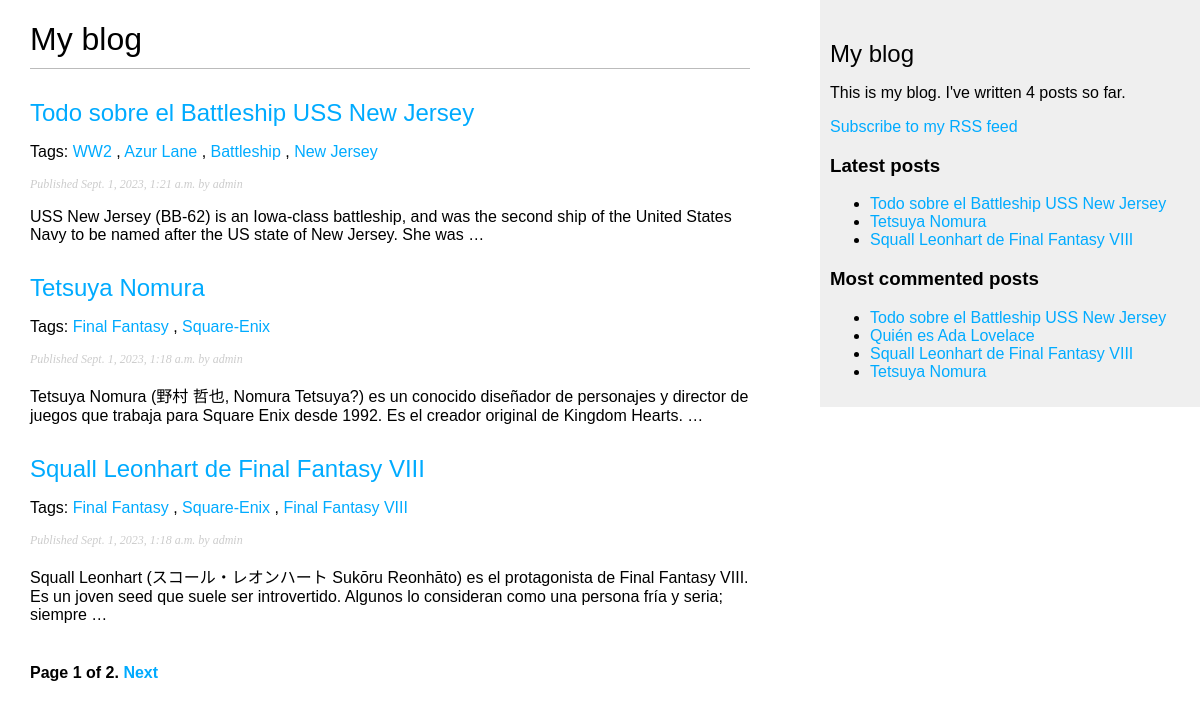
The page /blog/ on the database as committed earlier.
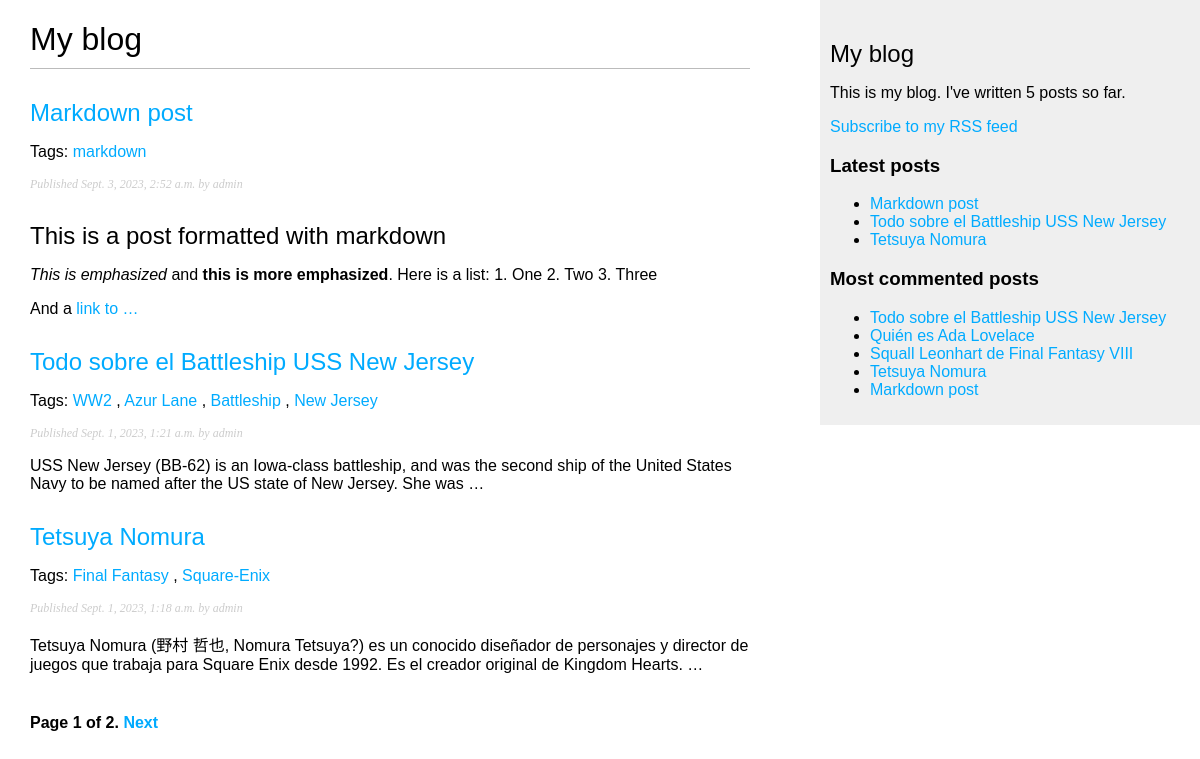
The same page on the database as committed later.
### blog/models.py (models this page shows, shortened)
class Post(models.Model):
    class Status(models.TextChoices):
        DRAFT = 'DF', 'Draft'
        PUBLISHED = 'PB', 'Published'
    title = models.CharField(max_length=250)
    slug = models.SlugField(max_length=250, unique_for_date='publish')
    author = models.ForeignKey(User,
                            on_delete=models.CASCADE,
                            related_name='blog_posts')
    body = models.TextField()
    publish = models.DateTimeField(default=timezone.now)
    created = models.DateTimeField(auto_now_add=True)
    updated = models.DateTimeField(auto_now=True)
    status = models.CharField(max_length=2,
                            choices=Status.choices,
                            default=Status.DRAFT)
    objects = models.Manager() # the default manager
    published = PublishedManager() # our custom manager
    tags = TaggableManager() # allow to add, retrieve and remove tags form Post objects
    class Meta:
        ordering = ['-publish']
        indexes = [
            models.Index(fields=['-publish']),
        ]
    def get_absolute_url(self):
        return reverse('blog:post_detail',
                        args=[self.publish.year,
                            self.publish.month,
                            self.publish.day,
                            self.slug])

### blog/views.py (the view)
# urls.py: path('', views.post_list, name='post_list'),
def post_list(request, tag_slug=None):
    post_list = Post.published.all()
    tag = None
    if tag_slug:
        tag = get_object_or_404(Tag, slug=tag_slug)
        post_list = post_list.filter(tags__in=[tag])
    paginator = Paginator(post_list, 3) # instantiate paginator class with the number of objects to return
    page_number = request.GET.get('page', 1) # retrive the page GET HTTP parameter and store it in the page_number variable
    try:
        posts = paginator.page(page_number)
    except PageNotAnInteger:
        posts = paginator.page(1)
    except EmptyPage:
        posts = paginator.page(paginator.num_pages)
    return render(request, 'blog/post/list.html', {'posts':posts,
                                                    'tag': tag}) # pass the age number and the posts object to the template

### blog/models.py (called while the page is built)
    def get_queryset(self):
        return super().get_queryset()\
            .filter(status=Post.Status.PUBLISHED)

### blog/templatetags/blog_tags.py (called while the page is built)
@register.simple_tag
def total_posts():
    return Post.published.count()

@register.inclusion_tag('blog/post/latest_posts.html')
def show_latest_posts(count=5):
    latest_posts = Post.published.order_by('-publish')[:count]
    return {'latest_posts': latest_posts}

@register.simple_tag
def get_most_commented_posts(count=5):
    return Post.published.annotate(
                total_comments=Count('comments') #  store the number
                ).order_by('-total_comments')[:count] #  order the QuerySet by

@register.filter(name='markdown')
def markdown_format(text):
    return mark_safe(markdown.markdown(text))

### blog/templates/blog/post/list.html (shortened to what this page needs)
{% extends 'blog/base.html' %}
{% load blog_tags %}
{% block content %}
<h1>My blog</h1>
{% for post in posts %}
<h2>
    <a href="{{ post.get_absolute_url }}">{{ post.title }}</a>
</h2>
<p class="tags">
    Tags:
    {% for tag in post.tags.all %}
        <a href="{% url "blog:post_list_by_tag" tag.slug %}">
            {{ tag.name }}
        </a>
        {% if not forloop.last %}, {% endif %}
    {% endfor %}
</p>
<p class="date">
    Published {{ post.publish }} by {{ post.author }}
</p>
{{ post.body|markdown|truncatewords_html:30 }}
{% endfor %}
{% include "pagination.html" with page=posts %}
{% endblock %}

### blog/templates/blog/base.html (shortened to what this page needs)
{% load blog_tags %}
{% load static %}
<!DOCTYPE html>
<html lang="en">
<head>
    <link rel="stylesheet" href="{% static 'css/blog.css' %}">
</head>
<body>
    <div id="content">
        {% block content %}
        {% endblock %}
    </div>
    <div id="sidebar">
        <h2>My blog</h2>
        <p>
            This is my blog.
            I've written {% total_posts %} posts so far.
        </p>
        <p>
            <a href="{% url "blog:post_feed" %}">
            Subscribe to my RSS feed
            </a>
        </p>
        <h3>Latest posts</h3>
        {% show_latest_posts 3 %}
        <h3>Most commented posts</h3>
        {% get_most_commented_posts as most_commented_posts %}
        <ul>
            {% for post in most_commented_posts %}
            <li>
                <a href="{{ post.get_absolute_url }}">{{ post.title }}</a>
            </li>
            {% endfor %}
        </ul>
    </div>
</body>
</html>

### blog/templates/pagination.html (shortened to what this page needs)
<div class="pagination">
    <span class="step-links">
        <span class="current">
            Page {{ page.number }} of {{ page.paginator.num_pages}}.
        </span>
        {% if page.has_next %}
        <a href="?page={{ page.next_page_number }}">Next</a>
        {% endif %}
    </span>
</div>

### blog/templates/blog/post/latest_posts.html
<ul>
    {% for post in latest_posts %}
        <li>
            <a href="{{ post.get_absolute_url }}">{{ post.title }}</a>
        </li>
    {% endfor %}
</ul>

### blog/static/css/blog.css (style rules this page uses)
body { margin:0; padding:0; font-family:helvetica, sans-serif; }
a { color:#00abff; text-decoration:none; }
h1 { font-weight:normal; border-bottom:1px solid #bbb; padding:0 0 10px 0; }
h2 { font-weight:normal; margin:30px 0 0; }
#content { float:left; width:60%; padding:0 0 0 30px; }
#sidebar { float:right; width:30%; padding:10px; background:#efefef; height:100%; }
p.date { color:#ccc; font-family: georgia, serif; font-size: 12px; font-style: italic; }
.pagination { margin:40px 0; font-weight:bold; }

Rows that differ between the two databases and show on the page:
no longer on one of the page's lists (row unchanged): Post: title "Squall Leonhart de Final Fantasy VIII", publish "Sept. 1, 2023, 1:18 a.m.", author "admin", body "Squall Leonhart (スコール・レオンハート Sukōru Reonhāto) es el protagonista de Final Fantasy VIII. Es un joven seed que suele ser introvertido. Algunos lo consideran como una persona fría y seria; siempre …"
added Post: title "Markdown post", publish "Sept. 3, 2023, 2:52 a.m.", author "admin", body "This is a post formatted with markdown This is emphasized and this is more emphasized . Here is a list: 1. One 2. Two 3. Three And a link to …"
added Tag: name "markdown", shown under "Markdown post"
computed for Post "Squall Leonhart de Final Fantasy VIII": loses Tag (name "Final Fantasy VIII"); loses Tag (name "Final Fantasy"); loses Tag (name "Square-Enix")
Other text that changed with them:
text no longer shown: "4"
text now shown: "5"
